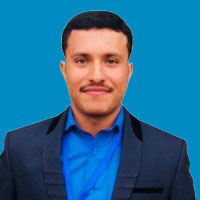
#> input picture shoaib1.jpg, 200 x 200 px
$ jupyter execute '_performs convolution of the img with kernel From Scratch.ipynb'
#> lines starting #> are read from the running program, lines starting #| are printed output that depends on the picture
### Write a method called Con2D(img,kernel), which takes an image and kernel as input that performs convolution of the img with kernel. Return the output image from the method. You must write your own implementation for this method without using any library.

[cell 1]
# import necessary library
import matplotlib.pyplot as plt
# for computer vision operations
import cv2 as cv
#for conversion
import numpy as np
import cv2

[cell 2]
# for read image
img  = plt.imread("shoaib1.jpg")
#> img is the input picture: shape (200, 200, 3); mean R, G, B 38.9, 106, 145.3
gray = cv2.cvtColor(img, cv2.COLOR_BGR2GRAY)
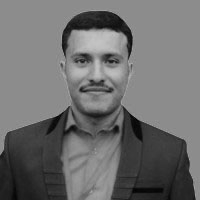
#> gray: shape (200, 200); min 1, max 196, mean 110.3

[cell 3]
# define loop for fram
fig, axs = plt.subplots(1,2,figsize=(12,12))
# presented orignal image
axs[0].imshow(img,cmap='gray')
axs[0].axis('off')
axs[0].set_title('Original Image',fontsize='medium')
# presented inverse image
axs[1].imshow(gray,cmap='gray')
axs[1].axis('off')
axs[1].set_title('Gray Image',fontsize='medium')
plt.show()
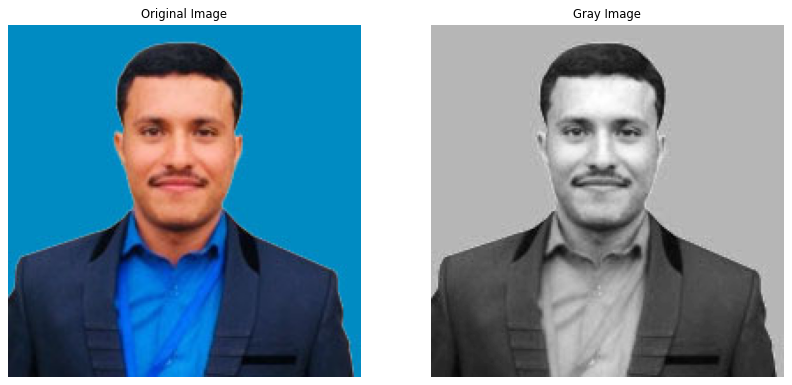
#> figure drawn by matplotlib, 2 panels

[cell 4]
# Shape of Original Image
img.shape
#> Out = (200, 200, 3)

[cell 5]
# Shape of gray Image
gray.shape
#> Out = (200, 200)

[cell 6]
#Conversion numpy to list
Img_Matrix = gray.tolist()
#> Img_Matrix = 200 items

[cell 7]
# Intilize Kernal
#Kernal_np = np.random.randint(1, 7, size=(3, 3))
#Conversion numpy to list
#Kernal = Kernal_np.tolist()
#Kernal

[cell 8]
Kernal = [[-1,-1,-1],[-1,8,-1],[-1,-1,-1]]

### Convolution Function

[cell 9]
def conv_inage(imag, Kernal):
    # Assignmnet
    Img_Matrix = imag
#> Img_Matrix = 200 items
    # find number of rows
    rows = len(Img_Matrix)
#> rows = 200
    # find number of column
    col = len(Img_Matrix[0])
#> col = 200

    #*****ADD PADDING ARROUNS IMAGE********
    # Loop for row
    for i in range(len(Img_Matrix)+1):
        # intilize 1D row
        row=[]
        # Add padding at strat of matrix
        if i==0:
            # loop for column
            for j in range(len(Img_Matrix[i])):
                # Append 0 value in row
                row.append(0)
            # Insert row in orignal image matres at start
            Img_Matrix.insert(0,row)
        # Add padding at end of matrix
        if i== len(Img_Matrix)-1:
            # Add padding at strat  and end of matrix in each row
            L=len(Img_Matrix[i])+2
            for j in range(L):
                # Append 0 value in row
                row.append(0)
            # Insert 0 in orignal image matres at end of each row
            Img_Matrix.insert(i+1,row)
        # Insert 0 in orignal image matres at start of each row
        Img_Matrix[i].insert(0,0)
        # Append padding in rignal matrix row
        Img_Matrix[i].append(0)
#> this loop made 201 passes
#> L on pass 201: 202
#> after the loop, Img_Matrix = 202 items
    #***************************************
    # Intillize Array or list
    Final_Image = []
    # loop for row
    for i in range(0,rows):
        # intilize 1d row
        row = []
        # loop for column
        for j in range(0,col):
            # intilize sum variable
            sum = 0
            # loop control for kenal row
            for k in range(len(Kernal)):
                # loop for kernal column
                for l in range(len(Kernal[k])):
                    # sum of dot product between kernal and eaxh pixal value of matrix
                    sum = sum + (Kernal[k][l] *  Img_Matrix[i+k][j+l])
            # append value of sem in row
            row.append(sum)
        # append 1D row in new image construction
        Final_Image.append(row)
#> after the loop, Final_Image = 200 items
    # returm updated image
    return Final_Image

### Function Calling

[cell 10]
Final_Image = [[]]
Final_Image =  conv_inage(Img_Matrix , Kernal)
#> Final_Image = 200 items

[cell 11]
# convort matrix to numpay
FM = np.array(Final_Image )
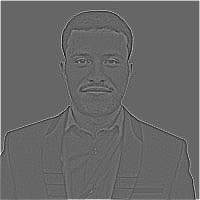
#> FM: shape (200, 200) int64; min -472, max 700, mean 6.8; drawn with min black and max white
FM.shape
#> Out = (200, 200)

[cell 12]
# define loop for fram
fig, axs = plt.subplots(1,2,figsize=(12,12))
# presented orignal image
axs[0].imshow(gray,cmap='gray')
axs[0].axis('off')
axs[0].set_title('Original Image',fontsize='medium')
# presented inverse image
axs[1].imshow(FM,cmap='gray')
axs[1].axis('off')
axs[1].set_title('Convoluted Image',fontsize='medium')
plt.show()
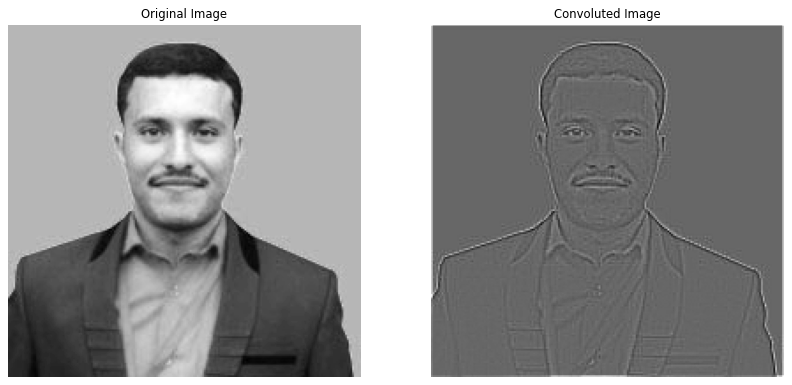
#> figure drawn by matplotlib, 2 panels

$ run again, with PIC.png saved as shoaib1.jpg
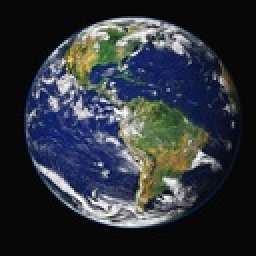
#> input picture PIC.png, 128 x 128 px (shown 2 times larger)
#> img is the input picture: shape (128, 128, 3); mean R, G, B 47.1, 52.1, 58.9
#> `Img_Matrix = gray.tolist()`: Img_Matrix = 128 items
#> rows = 128
#> the loop in conv_inage, `for i in range(len(Img_Matrix)+1):` made 129 passes
#> L on pass 129: 130
#> after the loop in conv_inage, `for i in range(len(Img_Matrix)+1):`: Img_Matrix = 130 items
#> after the loop in conv_inage, `for i in range(0,rows):`: Final_Image = 128 items
#> `FM = np.array(Final_Image )`:
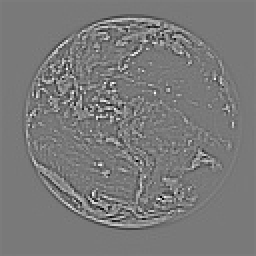
#> FM: shape (128, 128) int64 (shown 2 times larger); min -890, max 976, mean 0.7; drawn with min black and max white
#> `plt.show()`:
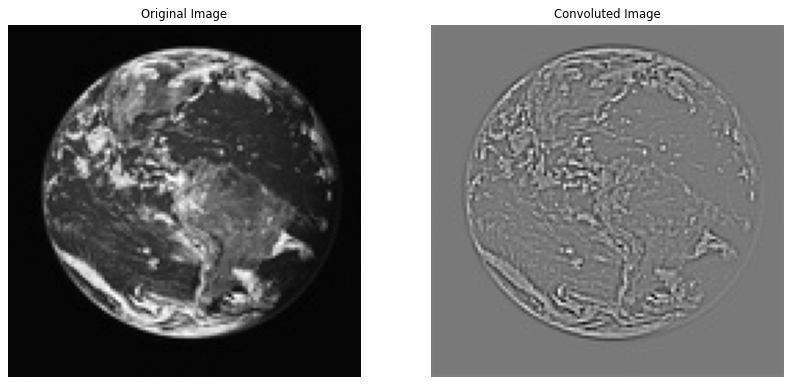
#> figure drawn by matplotlib, 2 panels
